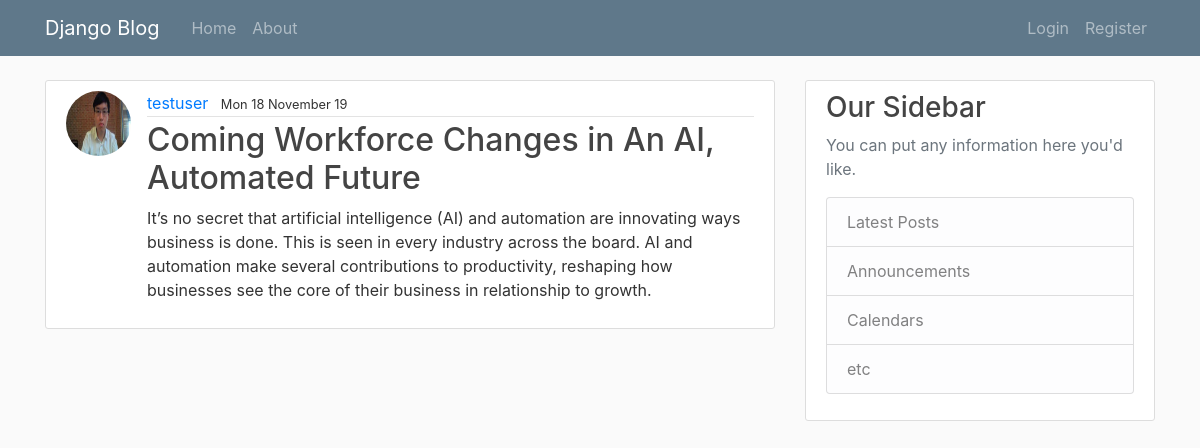
Screenshot of /post/9/ with the database file from the repository.
### blog/models.py (models this page shows, shortened)
class Post(models.Model):
  title = models.CharField(max_length=100)
  content = models.TextField()
  date_posted = models.DateTimeField(default=timezone.now)
  author = models.ForeignKey(User, on_delete=models.CASCADE) # when we delete author, all the posts will be deleted

### users/models.py (models this page shows, shortened)
class Profile(models.Model):
  user = models.OneToOneField(User, on_delete=models.CASCADE) # Cascade means that if we delete a user, we will delete the blog posted by that user but not otherwise
  image = models.ImageField(default='default.jpeg', upload_to='profile_pics')

### blog/views.py (the view)
# urls.py: path('post/<int:pk>/', PostDetailView.as_view(), name='post-detail'),
class PostDetailView(DetailView):
  model = Post

### blog/templates/blog/post_detail.html (shortened to what this page needs)
{% extends "blog/base.html" %}
{% block content %}
  <article class="media content-section">
    <img class="rounded-circle article-img" src = "{{ object.author.profile.image.url }} ">
      <div class="media-body">
        <div class="article-metadata">
          <a class="mr-2" href="#">{{ object.author }}</a>
          <small class="text -muted">{{ object.date_posted|date:"D d F y " }}</small>
        </div>
        <h2 class="article-title">{{ object.title }}</h2>
        <p class="article-content">{{ object.content }}</p>
      </div>
    </article>
{% endblock content %}

### blog/static/blog/main.css (style rules this page uses)
body { background: #fafafa; color: #333333; margin-top: 5rem; }
h1, h2, h3, h4, h5, h6 { color: #444444; }
.content-section { background: #ffffff; padding: 10px 20px; border: 1px solid #dddddd; border-radius: 3px; margin-bottom: 20px; }
.article-title { color: #444444; }
.article-content { white-space: pre-line; }
.article-img { height: 65px; width: 65px; margin-right: 16px; }
.article-metadata { padding-bottom: 1px; margin-bottom: 4px; border-bottom: 1px solid #e3e3e3 }

### rows the page displays
Post: author.profile.image (picture), author "testuser", date_posted "Mon 18 November 19", title "Coming Workforce Changes in An AI, Automated Future", content "It’s no secret that artificial intelligence (AI) and automation are innovating ways business is done. This is seen in every industry across the board. AI and automation make several contributions to productivity, reshaping how businesses see the core of their business in relationship to growth."
